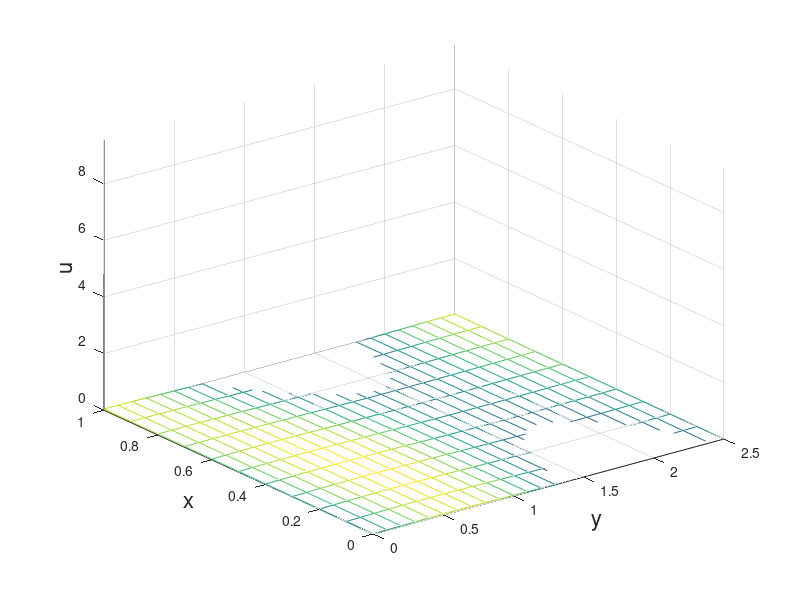
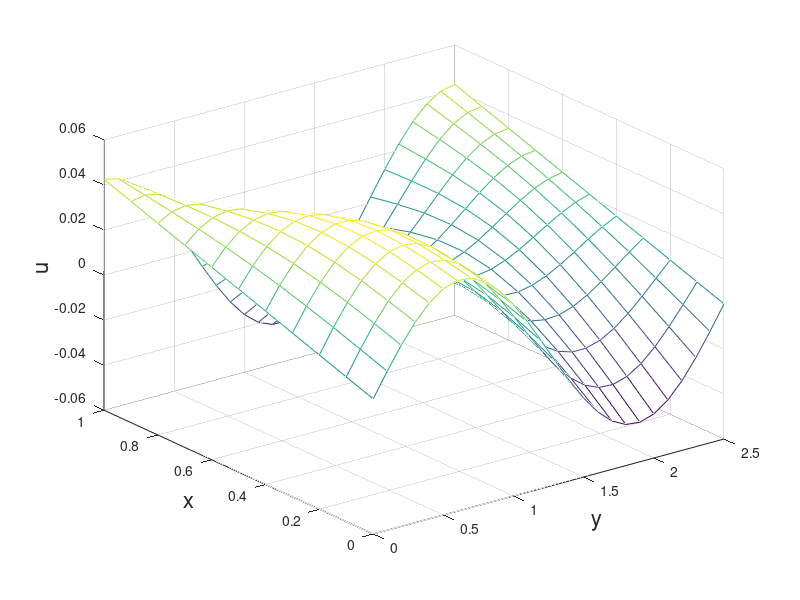
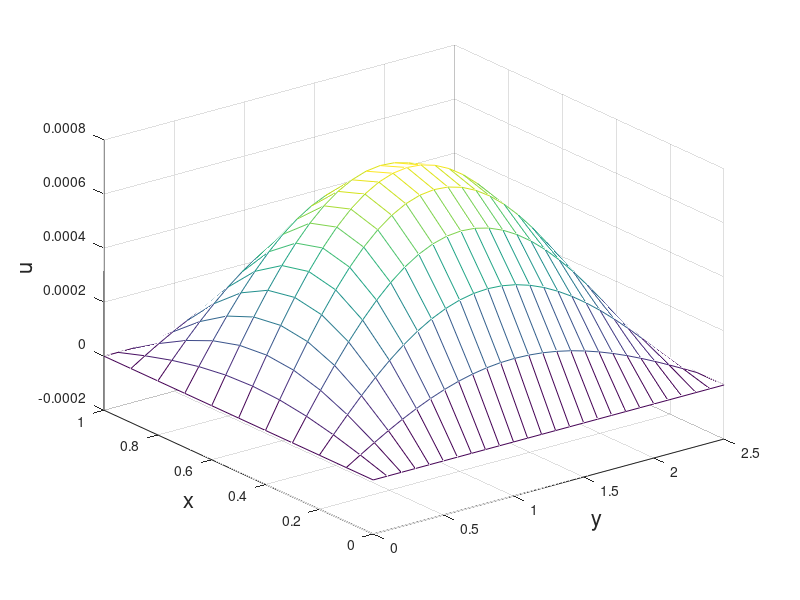

The MATLAB source for these figures, in order:
% HW15 Problem 8
%
% Solve the 2D IBVP using Peaceman-Rachford ADI method
% A coding bonanza unfolds below

%% parameters
pb = 1; % whether to plot intermediate solution
t0 = 0.0;
tf = 0.5;
h = 0.1; % one at a time!
k = 0.002;
r = k/h^2;
% domain
ymax = 2.5;
y = (0:h:ymax)';
x = (0:h:1)';
M = length(x); 
N = length(y);
t = (t0:k:tf)';
% initial distribution
[xx,yy] = meshgrid(x,y);
u0 = 10.*sin(pi.*xx).*sin(pi.*yy./ymax)+sin(2*pi.*yy./ymax).*(1-xx)+cos(2*pi.*yy./ymax).*xx;
% boundaries
g00 = @(t) sin(2*pi.*y./ymax).*exp(-(2*pi/ymax)^2*t); % x at 0
g10 = @(t) cos(2*pi.*y./ymax).*exp(-(2*pi/ymax)^2*t); % x at 1
g01 = @(t) x.*exp(-(2*pi/ymax)^2*t); % y at 0
g11 = @(t) x.*exp(-(2*pi/ymax)^2*t); % y at ymax

u = u0;

%% solving loop

if pb
    figure(15020101); % for watching solution
    mesh(yy,xx,u0);
    xlabel('y','FontSize',16);
    ylabel('x','FontSize',16);
    zlabel('u','FontSize',16);
    zlim([0,max(max(u0))]);
end

for i=2:length(t)
    disp(t(i));
    % first set the size of unew
    unew = zeros(N,M);
    % take the middle of the matrix
    umid = u(2:end-1,2:end-1);
    % update
    % note that the index is (y,x)
    % such that (1:end-2,2:end-1) grabs from 0 boundary in y
    unew(2:end-1,2:end-1) = (1-4*r).*umid...
        +r.*u(1:end-2,2:end-1)+r.*u(3:end,2:end-1)... % shifted in y
        +r.*u(2:end-1,1:end-2)+r.*u(2:end-1,3:end); % shifted in x
    unew(:,1) = g00(t(i));
    unew(:,end) = g10(t(i));
    unew(1,:) = g01(t(i));
    unew(end,:) = g11(t(i));
    
    % check minimax prinicple
    % if max(unew) > max(u0)
    %     fprintf('your solution is behaving badly\n')
    %     break
    % end
    
    u = unew;
    
    if pb
        figure(15020101); % for watching solution
        mesh(yy,xx,u);
        zlim([0,max(max(u0))]);
        xlabel('y','FontSize',16);
        ylabel('x','FontSize',16);
        zlabel('u','FontSize',16);
        pause(.01);
    end
end


%% plotting
figure(15020201);
clf;
mesh(yy,xx,u);
xlabel('y','FontSize',16);
ylabel('x','FontSize',16);
zlabel('u','FontSize',16);

uexact = 10.*sin(pi.*xx).*sin(pi.*yy./ymax).*exp(-(1+1/ymax^2)*pi^2*tf)+(sin(2*pi.*yy./ymax).*(1-xx)+cos(2*pi.*yy./ymax).*xx).*exp(-(2*pi/ymax)^2*tf);y

% compare to exact
figure(15020301);
clf;
mesh(yy,xx,uexact-u);
xlabel('y','FontSize',16);
ylabel('x','FontSize',16);
zlabel('u','FontSize',16);
